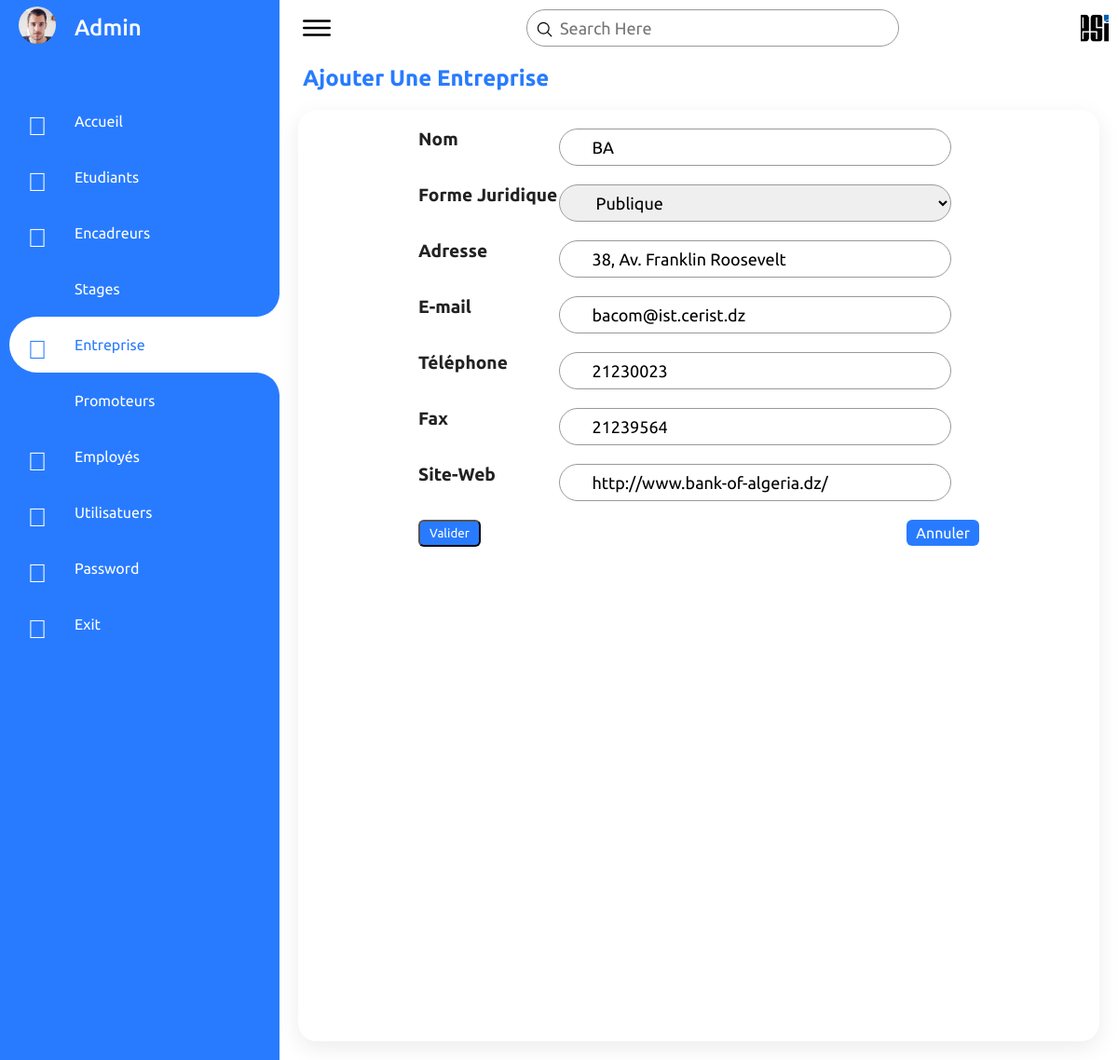
Screenshot of /updatecompany/1/ (signed in) with the database file from the repository.
### GestionStages/models.py (models this page shows, shortened)
class Employee(models.Model):
    user         = models.OneToOneField(User,null=True, on_delete=models.CASCADE,unique=TRUE)
    name         = models.CharField(max_length=190)
    surname      = models.CharField(max_length=190)
    email        = models.EmailField(max_length=190)
    phone        = models.CharField(max_length=10)
    photo        = models.ImageField(upload_to = 'images/' ,default='images/user.png',null=True)
    date_created = models.DateTimeField(auto_now_add=True, null=True)

class Company(models.Model):
    LEGAL_STATUS_CHOICES = [
        ('Publique','Publique'),
        ('Privée','Privée'),
        ('Semi-Publique','Semi-Publique'),
    ]
    name         = models.CharField(max_length=190,unique=True)
    address      = models.CharField(max_length=190,null=True,blank=True)
    email        = models.EmailField(max_length=190)
    phone        = models.CharField(max_length=10)
    fax          = models.CharField(max_length=100,null=True,blank=True)
    legalstatus  = models.CharField(max_length=15, choices=LEGAL_STATUS_CHOICES,null=True,blank=True)
    website      = models.CharField(max_length=190,null=True,blank=True)
    date_created = models.DateTimeField(auto_now_add=True, null=True)

### GestionStages/decorators.py (the view)
        def wrapper_func(request , *args,**kwargs):
            group = None
            if request.user.groups.exists():
               group =  request.user.groups.all()[0].name
            if group == 'admin':
               return view_func(request , *args,**kwargs)
            else:
                if group == 'student':
                    return redirect('studenthome')
                else:
                    if group == 'teacher':
                        return redirect('teacherhome')

### GestionStages/forms.py
class CompanyForm(ModelForm):
    class Meta:
        model = Company
        fields = '__all__'
        widgets = {
            'name': forms.TextInput(attrs={'class':'form-control','type':'name','id':'exampleInputName'}),
            'address': forms.TextInput(attrs={'class':'form-control','type':'address','id':'exampleInputAddress'}),
            'email': forms.TextInput(attrs={'class':'form-control','type':'email','id':'exampleInputEmail1','placeholder':'exemple@gmail.com'}),
            'phone': forms.TextInput(attrs={'class':'form-control','type':'phone','id':'exampleInputPhone'}),
            'fax': forms.TextInput(attrs={'class':'form-control','type':'fax','id':'exampleInputFax'}),
            'legalstatus': forms.Select(attrs={'class':'form-control','type':'legalstatus','id':'exampleSelectLegalstatus'}),
            'website': forms.TextInput(attrs={'class':'form-control','type':'website','id':'exampleInputWebsite'}),
        }

### GestionStages/views.py (called while the page is built)
@login_required(login_url='login')
@foradmin(allowedGroups=['admin'])
def updatecompany(request,pk):
    hovered1 = ''
    hovered2 = ''
    hovered3 = ''
    hovered4 = ''
    hovered5 = 'hovered'
    hovered6 = ''
    hovered7 = ''
    hovered8 = ''
    company  = Company.objects.get(id=pk)
    form = CompanyForm(instance=company)
    if request.method == 'POST':
        form = CompanyForm(data=request.POST,instance=company)
        if form.is_valid():
            form.save()
            return redirect('companies')
    context = {
        'hovered1'   : hovered1,
        'hovered2'   : hovered2,
        'hovered3'   : hovered3,
        'hovered4'   : hovered4,
        'hovered5'   : hovered5,
        'hovered6'   : hovered6,
        'hovered7'   : hovered7,
        'hovered8'   : hovered8,
        'form'       : form,
        }
    return render(request , 'companyform.html',context)

### GestionStages/templates/companyform.html (shortened to what this page needs)
{% extends 'main.html' %}
{% load static %}
{% block content%}
<div class="main">
    {% include 'topbar.html' %}
    <h2 style="color: #287bff; margin-left:25px; margin-top:10px">Ajouter Une Entreprise</h2>
    <div class="studentsformpage">
        <div class="studentsform">
            <form method="POST" enctype="multipart/form-data">
                <div class="fields">
                    <div class="form-group">
                        <label for="exampleInputName">Nom</label>
                        {{form.name}}
                    </div>
                    <div class="form-group">
                        <label for="exampleSelectLegalstatus">Forme Juridique</label>
                        {{form.legalstatus}}
                    </div>
                    <div class="form-group">
                        <label for="exampleInputAddress">Adresse</label>
                        {{form.address}}
                    </div>
                    <div class="form-group">
                        <label for="exampleInputEmail1">E-mail</label>
                        {{form.email}}
                    </div>
                    <div class="form-group">
                        <label for="exampleInputPhone">Téléphone</label>
                        {{form.phone}}
                    </div>
                    <div class="form-group">
                        <label for="exampleInputFax">Fax</label>
                        {{form.fax}}
                    </div>
                    <div class="form-group">
                        <label for="exampleInputWebsite">Site-Web</label>
                        {{form.website}}
                    </div>
                    <button type="submit" class="btn btn-primary" style="color:white;">Valider</button>
                    <a href="{% url 'companies' %}" class="btn">Annuler</a>
               </div>
            </form>
        </div>
    </div>
</div>
{% endblock %}

### GestionStages/templates/menu.html (shortened to what this page needs)
{% load static %}
<div class="navigation">
    <ul>
        <li>
            <a href="{% url 'changephoto' request.user.employee.id 1 %}">
                <span class="icon"><img  src="/media/{{request.user.employee.photo}}"></img></span>
                <span class="title" style="font-size: 1.5em;font-weight: 500;">{{request.user.employee.name}}</span>
            </a>
        </li>
        <li class="{{hovered1}}">
            <a href="{% url 'home' %}">
                <span class="icon"><span style="font-size: 1.75em;"><i class="fal fa-home"></i></span></span>
                <span class="title">Accueil</span>
            </a>
        </li>
        <li class="{{hovered2}}">
            <a href="{% url 'students' %}">
                <span class="icon"><span style="font-size: 1.75em;"><i class="fal fa-user-graduate"></i></span></span>
                <span class="title">Etudiants</span>
            </a>
        </li>
        <li class="{{hovered3}}">
            <a href="{% url 'teachers' %}">
                <span class="icon"><span style="font-size: 1.75em;"><i class="fal fa-chalkboard-teacher"></i></span></span>
                <span class="title">Encadreurs</span>
            </a>
        </li>
        <li class="">
            <a href="{% url 'stages1cpi' %}">
                <span class="icon"><span style="font-size: 1.75em;"></span></span>
                <span class="title">Stages</span>
            </a>
        </li>
        <li class="{{hovered5}}">
            <a href="{% url 'companies' %}">
                <span class="icon"><span style="font-size: 1.75em;"><i class="fal fa-building"></i></span></span>
                <span class="title">Entreprise</span>
            </a>
        </li>
        <li class="{{hovered6}}">
            <a href="{% url 'promoters' %}">
                <span class="icon"><span style="font-size: 1.75em;"></span></span>
                <span class="title">Promoteurs</span>
            </a>
        </li>
        <li class="{{hovered8}}">
            <a href="{% url 'employees' %}">
                <span class="icon"><span style="font-size: 1.75em;"><i class="fal fa-people-carry"></i></span></span>
                <span class="title">Employés</span>
            </a>
        </li>
        <li class="{{hovered7}}">
            <a href="{% url 'users' %}">
                <span class="icon"><span style="font-size: 1.75em;"><i class="fal fa-users"></i></span></span>
                <span class="title">Utilisatuers</span>
            </a>
        </li>
        <li class="#">
            <a href="{% url 'passwordemp' request.user.id %}">
                <span class="icon"><span style="font-size: 1.75em;"><i class="fal fa-key"></i></span></span>
                <span class="title">Password</span>
            </a>
        </li>
        <li>
            <a href="{% url 'logout' %}">
                <span class="icon"><span style="font-size: 1.75em;"><i class="fal fa-sign-out-alt"></i></span></span>
                <span class="title">Exit</span>
            </a>
        </li>
    </ul>
</div>

### GestionStages/static/css/style.css (style rules this page uses)
* { margin: 0; padding: 0; box-sizing: border-box; font-family: 'Ubuntu', sans-serif; }
:root { --blue: #287bff; --white: #fff; --grey: #f5f5f5; --black1: #222; --black2: #999; }
body { min-height: 100vh; overflow-x: hidden; }
.navigation { position: fixed; width: 300px; height: 100%; background: var(--blue); border-Left: 10px solid var(--blue); transition: 0.5s; overflow: hidden; }
.navigation ul { position: absolute; top: 0; left: 0; width: 100%; }
.navigation ul li { position: relative; width: 100%; list-style: none; border-top-left-radius: 30px; border-bottom-left-radius: 30px; }
.navigation ul li:hover, .navigation ul li.hovered { background: var(--white); }
.navigation ul li:nth-child(1) { margin-bottom: 40px; }
.navigation ul li a { position: relative; display: block; width: 100%; display: flex; text-decoration: none; color: var(--white); }
.navigation ul li:hover a, .navigation ul li.hovered a { color: var(--blue); }
.navigation ul li a .icon { position: relative; display: block; min-width: 60px; height: 60px; line-height: 70px; text-align: center; }
.navigation ul li a .icon img { font-size: 1.75em; border-radius: 50%; margin-top: 7px; }
.navigation ul li a .title { position: relative; display: block; padding: 0 10px; height: 60px; line-height: 60px; text-align: start; white-space: nowrap; }
.navigation ul li:hover a::before, .navigation ul li.hovered a::before { content: ''; position: absolute; right: 0; top: -50px; width: 50px; height: 50px; background: transparent; border-radius: 50%; box-shadow: 35px 35px 0 10px var(--white); pointer-events: none; }
.navigation ul li:hover a::after, .navigation ul li.hovered a::after { content: ''; position: absolute; right: 0; bottom: -50px; width: 50px; height: 50px; background: transparent; border-radius: 50%; box-shadow: 35px -35px 0 10px var(--white); pointer-events: none; }
.main { position: absolute; width: calc(100% - 300px); left: 300px; min-height: 100vh; background: var(--white); transition: 0.5s; }
.btn { position: relative; padding: 5px 10px; background: var(--blue); text-decoration: none; color: var(--white); border-radius: 6px; }
.btn.btn-primary { position: relative; padding: 5px 10px; background: var(--blue); text-decoration: none; color: var(--white); border-radius: 6px; }
.studentsform { position: relative; width: 100%; }
.studentsform label { color: var(--black1); font-weight: 600; margin-right: 10px; }
.studentsformpage { position: relative; width: 100%; padding: 20px; grid-template-columns: 2fr 1fr; grid-gap: 30px; }
.studentsformpage .studentsform { position: relative; display: grid; min-height: 1000px; width: 100%; background: var(--white); padding: 20px; box-shadow: 0 7px 25px rgba(0, 0, 0, 0.08); border-radius: 20px; overflow: hidden; }
.fields { position: absolute; left: 15%; right: 15%; width: 70%; min-height: 100%; }
.fields .form-group { position: relative; width: 100%; height: 40px; margin-bottom: 20px; }
.fields .form-group label { position: relative; width: 30%; font-size: 1.2em; }
.fields .form-group input { width: 70%; height: 100%; border-radius: 40px; padding: 5px 20px; padding-left: 35px; font-size: 18px; outline: none; left: 25%; right: 15%; position: absolute; border: 1px solid var(--black2); }
.fields .form-group select { width: 70%; height: 100%; border-radius: 40px; padding: 5px 20px; padding-left: 35px; font-size: 18px; outline: none; left: 25%; right: 15%; position: absolute; border: 1px solid var(--black2); }
.fields a { position: absolute; right: 0; }
.navigation ul li a .icon img { font-size: 1.75em; width: 40px; height: 40px; object-fit: cover; }

### rows the page displays
Company: name "BA", legalstatus "Publique", address "38, Av. Franklin Roosevelt", email "bacom@ist.cerist.dz", phone "21230023", fax "21239564", website "http://www.bank-of-algeria.dz/"

### other values shown
{{ request.user.employee.name }} "Admin"
